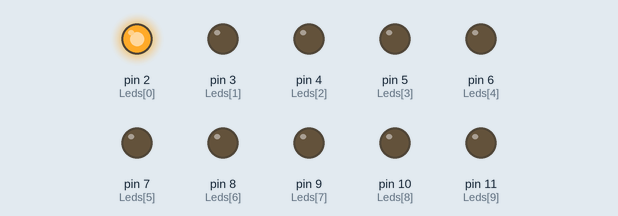
The sketch below on a simulated Arduino Uno, built with avr-gcc and run on an emulated ATmega328P. Shown: output pins drawn as LEDs (lit = HIGH).

Above: at 0.2 s.
At 0.7 s:
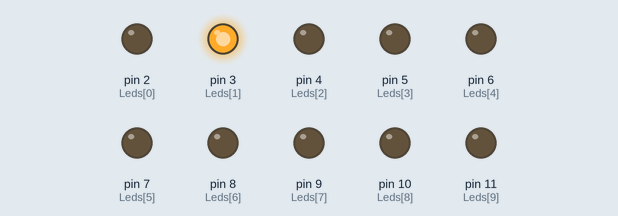
At 1.2 s:
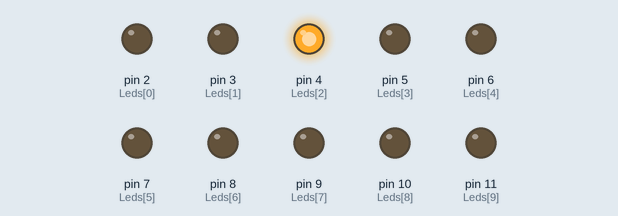
At 2.7 s:
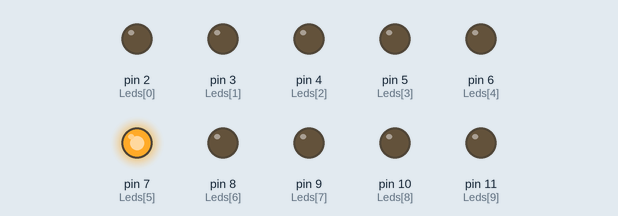
At 4.2 s:
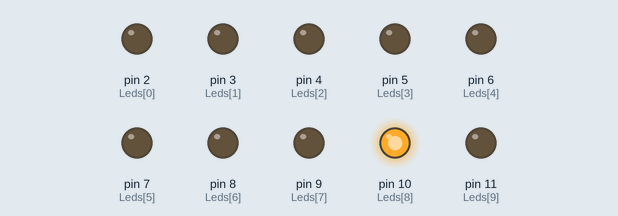
At 5.5 s:
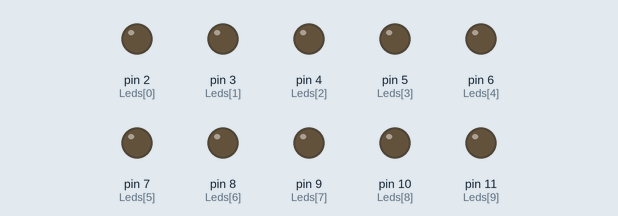
Timing chart, 0 to 7.8 s (numbered marks = the images above):
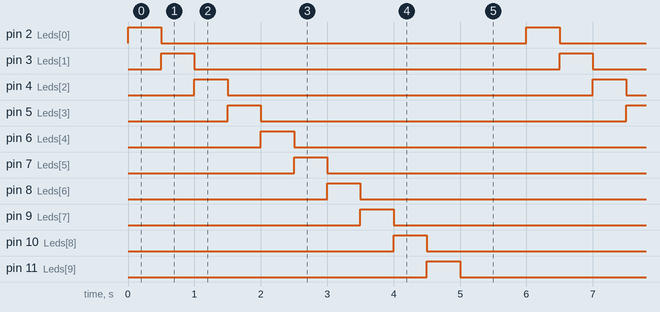

Measured:
- by itself, pin 2 (Leds[0]), pin 3 (Leds[1]), pin 4 (Leds[2]), pin 5 (Leds[3]), pin 6 (Leds[4]), pin 7 (Leds[5]), pin 8 (Leds[6]), pin 9 (Leds[7]), pin 10 (Leds[8]), pin 11 (Leds[9]): alternates HIGH for 0.50 s and LOW for 5.5 s
- by itself, everything shown: repeats every 6.0 s, in 11 steps

The sketch:

RunLed1.ino
```cpp
/*
 * ================================================================================*
 * tiktok : trungnvse
 * ================================================================================*
 */

const int Leds[] = {2, 3, 4, 5, 6, 7, 8, 9, 10, 11};
const int numof_Leds = sizeof(Leds) / sizeof(Leds[0]);

void run_leds_1()
{
  for (int i = 0; i < numof_Leds; i++) {
  digitalWrite(Leds[i], HIGH);
  delay(500);
  digitalWrite(Leds[i], LOW);
  }
}

void setup() {
  for (int i = 0; i < numof_Leds; i++) {
  pinMode(Leds[i], OUTPUT);
  }
}

void loop() {
  run_leds_1();
  delay(1000);
}
 
```
